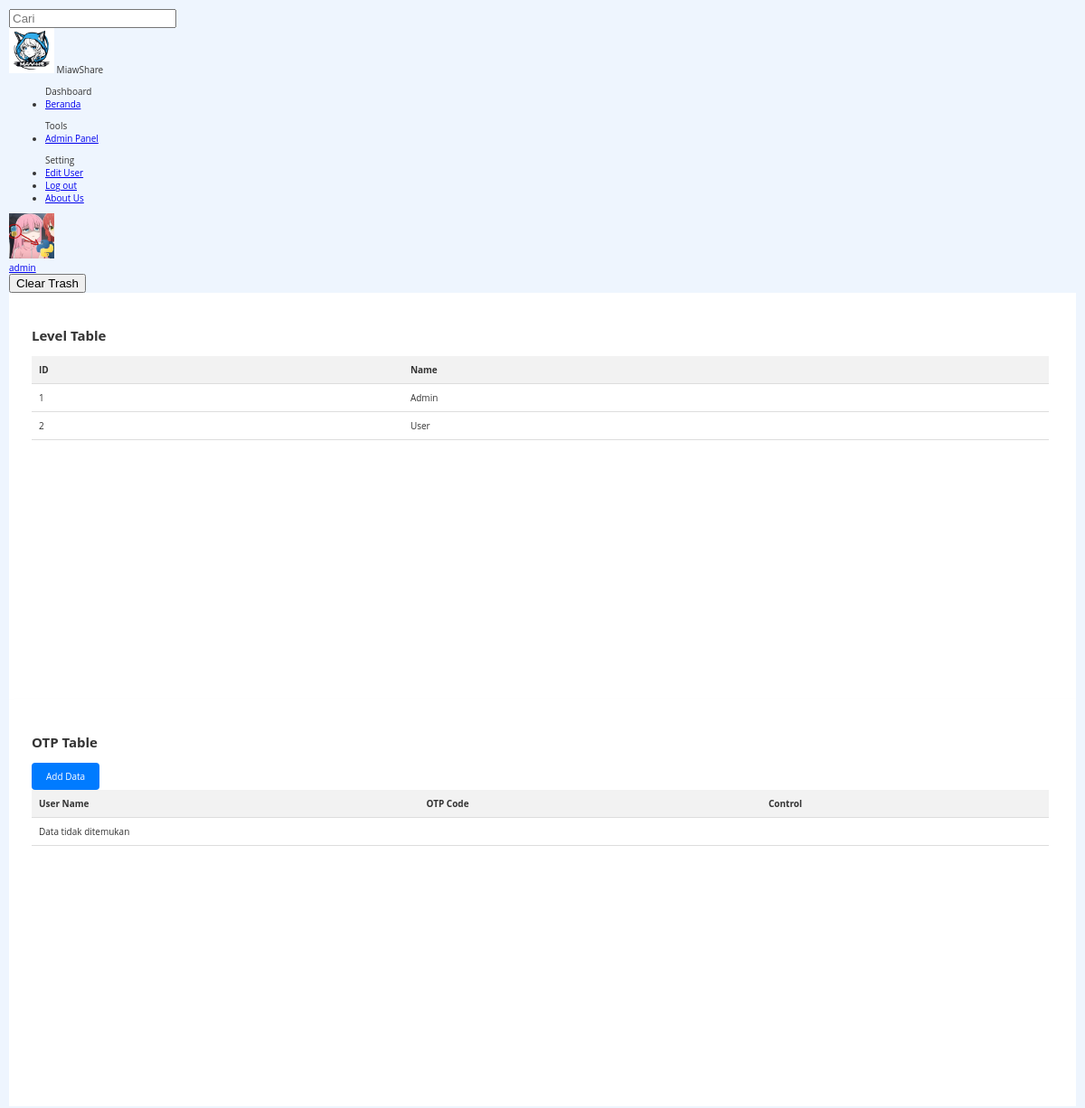
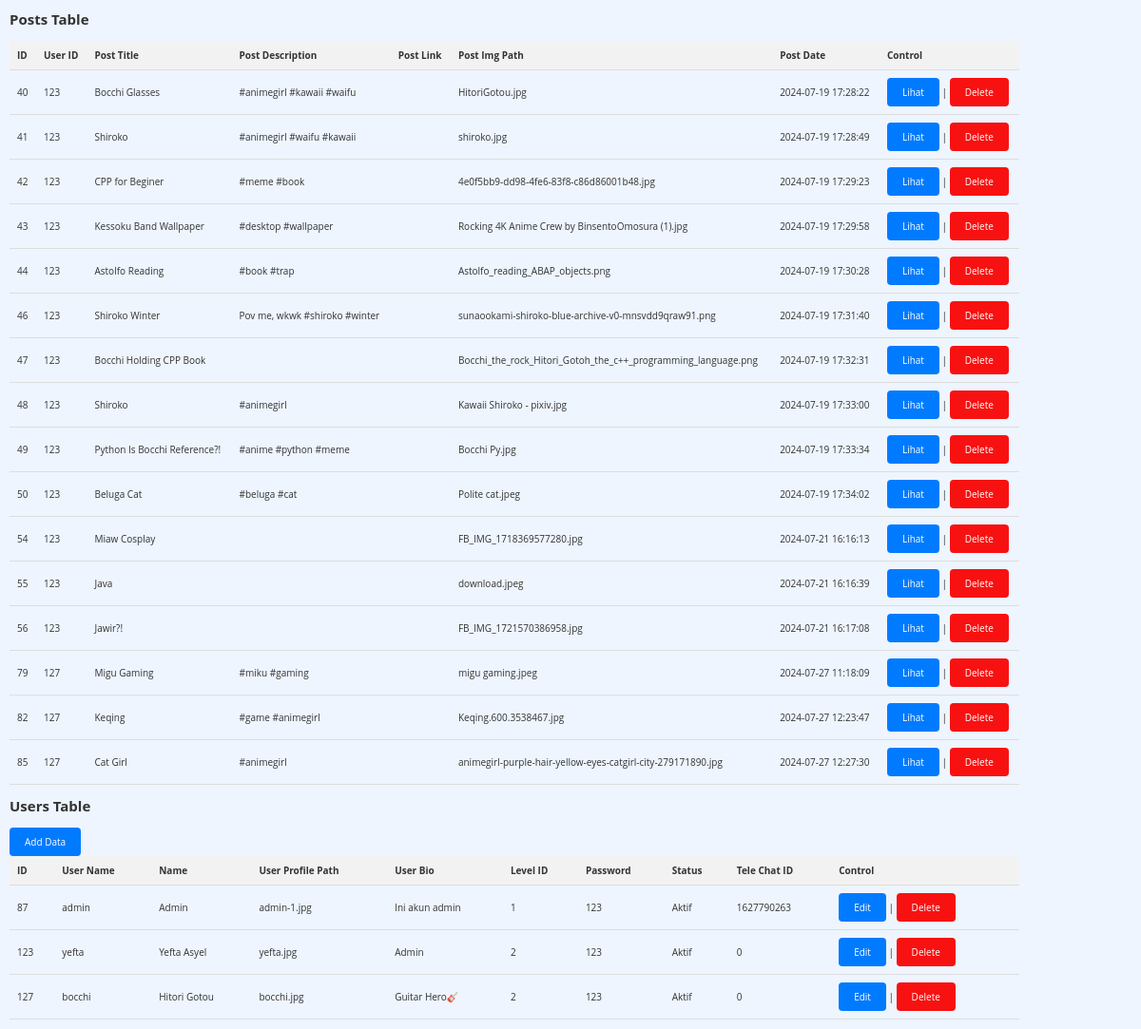
Screenshot of /ignore/hehe/hehe/hehe/admin_panelold.php (signed in) with the database file from the repository (2 pictures, top to bottom).
### tables this page shows
CREATE TABLE `level` (
  `level_id` int(11) NOT NULL,
  `level_name` varchar(12) DEFAULT NULL
);

CREATE TABLE `posts` (
  `post_id` int(11) NOT NULL,
  `user_id` int(11) DEFAULT NULL,
  `post_img_path` varchar(200) DEFAULT NULL,
  `post_title` varchar(100) DEFAULT NULL,
  `post_description` varchar(300) DEFAULT NULL,
  `post_link` varchar(300) DEFAULT NULL,
  `create_in` timestamp NOT NULL DEFAULT current_timestamp()
);

CREATE TABLE `users` (
  `user_id` int(11) NOT NULL,
  `user_name` varchar(30) DEFAULT NULL,
  `name` varchar(50) DEFAULT NULL,
  `user_profile_path` varchar(200) DEFAULT NULL,
  `user_bio` varchar(300) DEFAULT NULL,
  `level_id` int(11) DEFAULT NULL,
  `password` varchar(20) NOT NULL,
  `status` varchar(10) NOT NULL,
  `create_in` timestamp NOT NULL DEFAULT current_timestamp(),
  `delete_in` timestamp NOT NULL DEFAULT (current_timestamp() + interval 3 minute),
  `tele_chat_id` varchar(11) DEFAULT NULL
);

### ignore/hehe/hehe/hehe/admin_panelold.php (the view, shortened to what this page needs)
<?php
include '../koneksi.php';
$queryLevel = "SELECT * FROM level";
$resultLevel = mysqli_query($koneksi, $queryLevel);
$queryOTP = "SELECT * FROM otp";
$resultOTP = mysqli_query($koneksi, $queryOTP);
$queryPosts = "SELECT * FROM posts";
$resultPosts = mysqli_query($koneksi, $queryPosts);
$queryUsers = "SELECT * FROM users";
$resultUsers = mysqli_query($koneksi, $queryUsers);
if(isset($_SESSION['level_id'])) {
    if($_SESSION['level_id'] == 1) {
?>
        <!DOCTYPE html>
        <html>
        <head>
            <link rel="stylesheet" type="text/css" href="../styles/alert.css">
            <link rel="stylesheet" type="text/css" href="../styles/modal.css">
            <link rel="stylesheet" type="text/css" href="../styles/admin_panel.css">
        </head>
        <body>
        <div class="panel-search-bar">
            <form action="" method="get">
                <input type="text" name="search" id="searchData" placeholder="Cari">
            </form>
        </div>
<nav class="sidebar locked">
    <div class="logo_items flex">
    <span class="nav_image">
        <img src="../assets/logo/logo.png" alt="logo_img" style="max-width: 50px;"/>
    </span>
    <span class="logo_name">MiawShare</span>
    </div>
    <div class="menu_container">
    <div class="menu_items">
        <ul class="menu_item">
        <div class="menu_title flex">
            <span class="title">Dashboard</span>
        </div>
        <li class="item">
            <a href="beranda.php" class="link flex">
            <span>Beranda</span>
            </a>
        </li>
        </ul>
        <?php
        if(isset($_SESSION['level_id'])) {
        ?>
        <ul class="menu_item">
        <div class="menu_title flex">
            <span class="title">Tools</span>
        </div>
        <li class="item">
            <?php
            if($_SESSION['level_id'] == 1) {
            ?>
                <a href="admin_panel.php" class="link flex">
                <span>Admin Panel</span>
                </a>
            <?php
            }
            ?>
        </li>
        </ul>
    <?php
    }?>
        <ul class="menu_item">
        <div class="menu_title flex">
            <span class="title">Setting</span>
        </div>
        <?php
        if(isset($_SESSION['level_id'])){
            ?>
            <li class="item">
                <a href="crud/edit_profile.php" class="link flex">
                <span>Edit User</span>
                </a>
            </li>
            <li class="item">
                <a href="../logout.php" class="link flex">
                <span>Log out</span>
                </a>
            </li>
            <?php
        }
        ?>
        <li class="item">
            <a href="aboutus.php" class="link flex">
            <span>About Us</span>
            </a>
        </li>
        </ul>
    </div>
    <div class="sidebar_profile flex">
        <a href="<?php
        if(isset($_SESSION['level_id'])){
            echo "profile.php?user_name=", $_SESSION['user_name'];
        }else{
            echo "#";
        }
        ?>">
            <span class="nav_image">
            <img src="
            <?php
            if(isset($_SESSION['level_id'])){
                echo '../storage/profile/' . $_SESSION['user_profile_path'];
            }else{
                echo '../storage/profile/default.png';
            }
            ?>" alt="logo_img" style="max-width:50px;"/>
            </span>
            <div class="data_text">
            <span class="name">
                <?php
                if(isset($_SESSION['level_id'])){
                    echo $_SESSION['user_name'];
                }else{
                    echo 'Guest';
                }
                ?>
            </span>
        </a>
        </div>
    </div>
</nav>
        <form action="crud/delete_trash_file.php" method="post">
            <input type="submit" name="clear_trash" value="Clear Trash">
        </form>
        <div class="container">
    <div class="table-container">
        <h2>Level Table</h2>
        <table id="levelTable">
            <?php
            if (mysqli_num_rows($resultLevel) > 0) {
                echo "<tr>";
                echo "<th>ID</th>";
                echo "<th>Name</th>";
                echo "</tr>";
                while($rowLevel = mysqli_fetch_assoc($resultLevel)) {
                    echo "<tr>";
                    echo "<td>".$rowLevel['level_id']."</td>";
                    echo "<td>".$rowLevel['level_name']."</td>";
                    echo "</tr>";
                }
            } else {
                echo "<tr><td colspan='3'>Data tidak ditemukan</td></tr>";
            }
            ?>
        </table>
    </div>
    <div class="table-container">
        <h2>OTP Table</h2>
        <a href="crud/add_data.php?page=otp" class="btn">Add Data</a>
        <table id="otpTable">
            <?php
            if (mysqli_num_rows($resultOTP) > 0) {
                echo "<tr>";
                echo "<th>User Name</th>";
                echo "<th>OTP Code</th>";
                echo "<th>For</th>";
                echo "<th>Control</th>";
                echo "</tr>";
                while($rowOtp = mysqli_fetch_assoc($resultOTP)) {
                    echo "<tr>";
                    echo "<td>".$rowOtp['user_name']."</td>";
                    echo "<td>".$rowOtp['otp_code']."</td>";
                    echo "<td>".$rowOtp['to_use']."</td>";
                    echo "<td>";
                    echo "<a class='deleteBtn' data-id='".$rowOtp['id']."' data-page='otp'>Delete</a>";
                    echo "</td>";
                    echo "</tr>";
                }
            } else {
                echo "<tr>";
                echo "<th>User Name</th>";
                echo "<th>OTP Code</th>";
                echo "<th>Control</th>";
                echo "</tr>";
                echo "<tr>";
                echo "<td colspan='3'>Data tidak ditemukan</td>";
            }
            ?>
        </table>
    </div>
</div>
        <div class="container">
            <h2>Posts Table</h2>
            <table id="postsTable">
                <?php
                if (mysqli_num_rows($resultPosts) > 0) {
                    echo "<tr>";
                    echo "<th>ID</th>";
                    echo "<th>User ID</th>";
                    echo "<th>Post Title</th>";
                    echo "<th>Post Description</th>";
                    echo "<th>Post Link</th>";
                    echo "<th>Post Img Path</th>";
                    echo "<th>Post Date</th>";
                    echo "<th>Control</th>";
                    echo "</tr>";
                    while($rowPost = mysqli_fetch_assoc($resultPosts)) {
                        echo "<tr>";
                        echo "<td>".$rowPost['post_id']."</td>";
                        echo "<td>".$rowPost['user_id']."</td>";
                        echo "<td>".$rowPost['post_title']."</td>";
                        echo "<td>".$rowPost['post_description']."</td>";
                        echo "<td>".$rowPost['post_link']."</td>";
                        echo "<td>".$rowPost['post_img_path']."</td>";
                        echo "<td>".$rowPost['create_in']."</td>";
                        echo "<td>";
                        echo "<a class='btn' href='view_img.php?post_id=".$rowPost['post_id']."'>Lihat</a> | ";
                        echo "<a class='deleteBtn' data-id='".$rowPost['post_id']."' data-page='posts'>Delete</a>";
                        echo "</td>";
                        echo "</tr>";
                    }
                }
                ?>
            </table>
        </div>
        <div class="container">
            <h2>Users Table</h2>
            <a href="crud/add_data.php?page=users" class="btn">Add Data</a>
            <table id="usersTable">
                <?php
                if (mysqli_num_rows($resultUsers) > 0) {
                    echo "<tr>";
                    echo "<th>ID</th>";
                    echo "<th>User Name</th>";
                    echo "<th>Name</th>";
                    echo "<th>User Profile Path</th>";
                    echo "<th>User Bio</th>";
                    echo "<th>Level ID</th>";
                    echo "<th>Password</th>";
                    echo "<th>Status</th>";
                    echo "<th>Tele Chat ID</th>";
                    echo "<th>Control</th>";
                    echo "</tr>";
                    while($rowUser = mysqli_fetch_assoc($resultUsers)) {
                        echo "<tr>";
                        echo "<td>".$rowUser['user_id']."</td>";
                        echo "<td>".$rowUser['user_name']."</td>";
                        echo "<td>".$rowUser['name']."</td>";
                        echo "<td>".$rowUser['user_profile_path']."</td>";
                        echo "<td>".$rowUser['user_bio']."</td>";
                        echo "<td>".$rowUser['level_id']."</td>";
                        echo "<td>".$rowUser['password']."</td>";
                        echo "<td>".$rowUser['status']."</td>";
                        echo "<td>".$rowUser['tele_chat_id']."</td>";
                        echo "<td>";
                        echo "<a href='crud/edit_data.php?page=users&id=".$rowUser['user_id']."' class='btn'>Edit</a> | ";
                        echo "<a class='deleteBtn' data-id='".$rowUser['user_id']."' data-page='users'>Delete</a>";
                        echo "</td>";
                        echo "</tr>";
                    }
                }
                ?>
            </table>
        </div>
        </body>
        </html>
<?php
    } else {
        header("location:error/deniedpage.php");
    }
} else {
    header("location:../index.php?pesan=needlogin");
}
?>

### styles/admin_panel.css (style rules this page uses)
.btn { display: inline-block; padding: 8px 16px; background-color: #007bff; color: #fff; text-decoration: none; border: none; border-radius: 4px; cursor: pointer; transition: background-color 0.3s; }
.deleteBtn { display: inline-block; padding: 8px 16px; background-color: #f81111; color: #fff; text-decoration: none; border: none; border-radius: 4px; cursor: pointer; transition: background-color 0.3s; }
table { width: 100%; border-collapse: collapse; border-spacing: 0; }
th, td { padding: 8px; text-align: left; border-bottom: 1px solid #ddd; }
th { background-color: #f2f2f2; }
#postsTable, #usersTable, #levelTable, #otpTable { width: 90%; }
.container { overflow-x: auto; }
table { width: 100%; }
body { height: 100%; margin: 10px; font-family: 'Open Sans', sans-serif; font-size: 10px; font-weight: 400; color: #333333; background-color: #EEF5FE; }
.table-container { margin: 0 auto; width: 1250px; padding: 25px; height: 400px; box-shadow: 0 4px 6px rgba(0,0,0,0.1); background-color: #fff; }

### rows the page displays
level: level_id "1", level_name "Admin"
level: level_id "2", level_name "User"
posts: post_id "40", user "123", post_title "Bocchi Glasses", post_description "#animegirl #kawaii #waifu", post_img_path "HitoriGotou.jpg", create_in "2024-07-19 17:28:22"
posts: post_id "41", user "123", post_title "Shiroko", post_description "#animegirl #waifu #kawaii", post_img_path "shiroko.jpg", create_in "2024-07-19 17:28:49"
posts: post_id "42", user "123", post_title "CPP for Beginer", post_description "#meme #book", post_img_path "4e0f5bb9-dd98-4fe6-83f8-c86d86001b48.jpg", create_in "2024-07-19 17:29:23"
posts: post_id "43", user "123", post_title "Kessoku Band Wallpaper", post_description "#desktop #wallpaper", post_img_path "Rocking 4K Anime Crew by BinsentoOmosura (1).jpg", create_in "2024-07-19 17:29:58"
posts: post_id "44", user "123", post_title "Astolfo Reading", post_description "#book #trap", post_img_path "Astolfo_reading_ABAP_objects.png", create_in "2024-07-19 17:30:28"
posts: post_id "46", user "123", post_title "Shiroko Winter", post_description "Pov me, wkwk #shiroko #winter", post_img_path "sunaookami-shiroko-blue-archive-v0-mnsvdd9qraw91.png", create_in "2024-07-19 17:31:40"
posts: post_id "47", user "123", post_title "Bocchi Holding CPP Book", post_img_path "Bocchi_the_rock_Hitori_Gotoh_the_c++_programming_language.png", create_in "2024-07-19 17:32:31"
posts: post_id "48", user "123", post_title "Shiroko", post_description "#animegirl", post_img_path "Kawaii Shiroko - pixiv.jpg", create_in "2024-07-19 17:33:00"
posts: post_id "49", user "123", post_title "Python Is Bocchi Reference?!", post_description "#anime #python #meme", post_img_path "Bocchi Py.jpg", create_in "2024-07-19 17:33:34"
posts: post_id "50", user "123", post_title "Beluga Cat", post_description "#beluga #cat", post_img_path "Polite cat.jpeg", create_in "2024-07-19 17:34:02"
posts: post_id "54", user "123", post_title "Miaw Cosplay", post_img_path "FB_IMG_1718369577280.jpg", create_in "2024-07-21 16:16:13"
posts: post_id "55", user "123", post_title "Java", post_img_path "download.jpeg", create_in "2024-07-21 16:16:39"
posts: post_id "56", user "123", post_title "Jawir?!", post_img_path "FB_IMG_1721570386958.jpg", create_in "2024-07-21 16:17:08"
posts: post_id "79", user "127", post_title "Migu Gaming", post_description "#miku #gaming", post_img_path "migu gaming.jpeg", create_in "2024-07-27 11:18:09"
posts: post_id "82", user "127", post_title "Keqing", post_description "#game #animegirl", post_img_path "Keqing.600.3538467.jpg", create_in "2024-07-27 12:23:47"
posts: post_id "85", user "127", post_title "Cat Girl", post_description "#animegirl", post_img_path "animegirl-purple-hair-yellow-eyes-catgirl-city-279171890.jpg", create_in "2024-07-27 12:27:30"
users: user_id "87", user_name "admin", name "Admin", user_profile_path "admin-1.jpg", user_bio "Ini akun admin", level "1", password "123", status "Aktif", tele_chat "1627790263"
users: user_id "123", user_name "yefta", name "Yefta Asyel", user_profile_path "yefta.jpg", user_bio "Admin", level "2", password "123", status "Aktif", tele_chat "0"
users: user_id "127", user_name "bocchi", name "Hitori Gotou", user_profile_path "bocchi.jpg", user_bio "Guitar Hero🎸", level "2", password "123", status "Aktif", tele_chat "0"

### other values shown
$_SESSION['user_name'] "admin"
